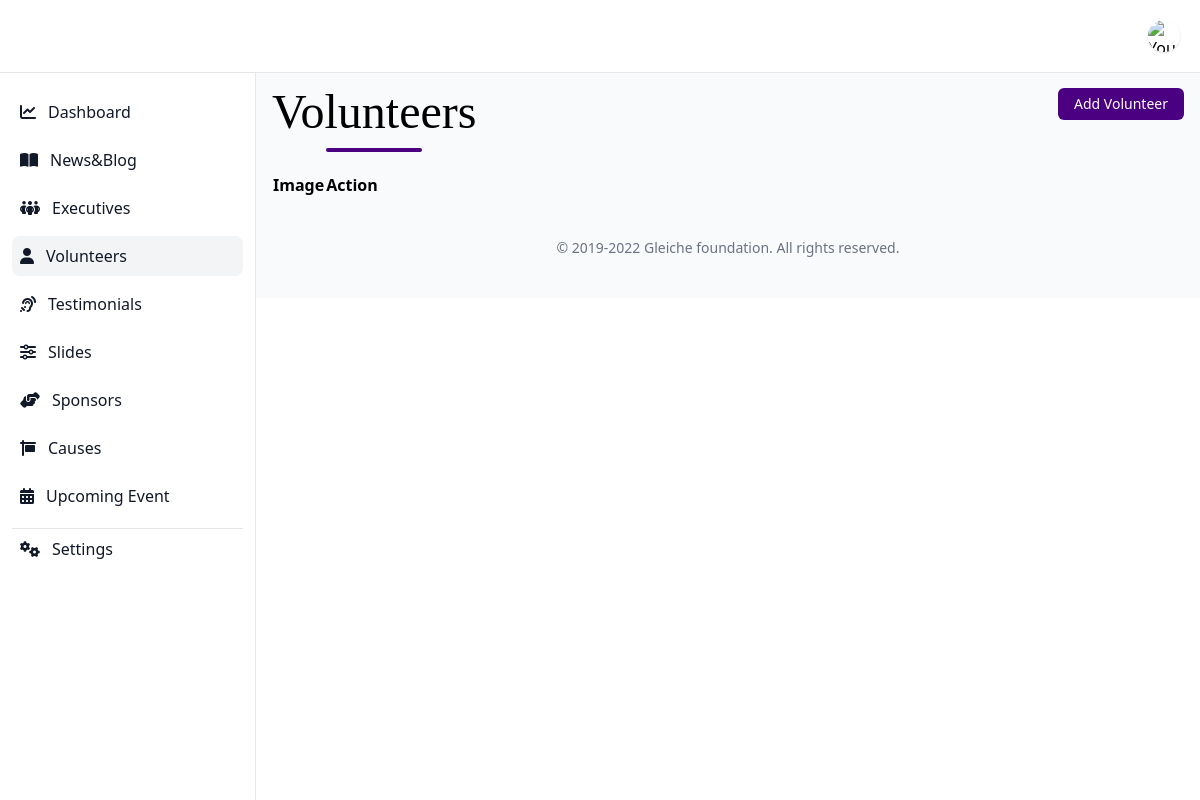
Page /system/volunteers/ on the earlier database version.
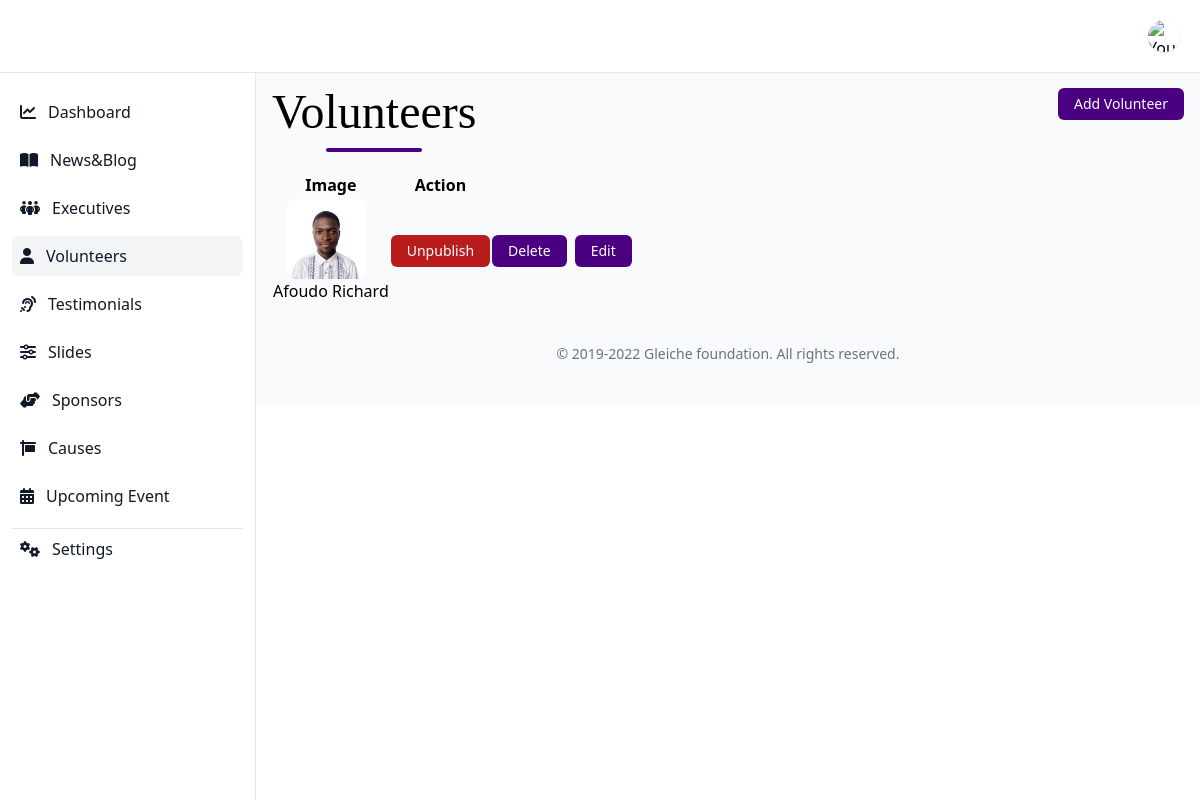
Same page on the later database version.
### backend/models.py (models this page shows, shortened)
class Volunteer(models.Model):
    image = models.ImageField(upload_to=volunteer_upload_to_dir, default=default_gleiche_logo, blank=True)
    firstname = models.CharField(max_length=200, null=False)
    lastname = models.CharField(max_length=200, null=False)
    publish = models.BooleanField(default=False)
    date_created = models.DateTimeField(auto_now_add=True)
    def fullName(self):
        return f"{self.firstname} {self.lastname}"

### backend/views.py (the view)
# urls.py: path('volunteers/', views.volunteers, name="system_volunteers"),
def volunteers(request):
    volunteers = Volunteer.objects.all()
    data = {
        'volunteers': volunteers
    }
    return render(request, 'backend/volunteers.html', data)

### backend/templates/backend/volunteers.html (shortened to what this page needs)
{% extends 'backend/main.html' %}
{% block main %}
<div class="flex justify-between">
    {% include 'backend/includes/page_header.html' with title='Volunteers' %}
    <div>
        {% url 'add_volunteer' as action_url %}
        {% include 'backend/components/link_button.html' with text="Add Volunteer" link=action_url %}
    </div>
</div>
<div class=" mt-5">
    <table class="table_id display">
        <thead>
            <tr>
                <th>Image</th>
                <th>Action</th>
                <th></th>
            </tr>
        </thead>
        <tbody>
            {% for item in volunteers %}
            <tr>
                <td>
                    <div class="flex flex-col items-center">
                        <div class="w-20 mr-2">
                                <img class="rounded-lg" src="/static/images{{item.image.url}}" alt="">
                        </div>
                        <span class="text-center">
                            {{item.fullName}}
                        </span>
                    </div>
                </td>
                <td>
                    {% if item.publish == 0 %}
                    <button
                        class="inline-block px-4 py-1.5 bg-blue-500 hover:bg-blue-200 hover:shadow-2xl transition-all rounded-md text-white text-sm change_publish_status"
                        data-id="{{item.id}}" data-publish="{{item.publish}}">Pubish
                    </button>
                    {% else %}
                    <button
                        class="inline-block px-4 py-1.5 bg-red-700 hover:bg-red-200 hover:shadow-2xl transition-all rounded-md text-white text-sm change_publish_status"
                        data-id="{{item.id}}" data-publish="{{item.publish}}">Unpublish
                    </button>
                    {% endif %}
                </td>
                <td>
                    <div class="flex">
                        <form action="{% url 'delete_volunteer' item.id %}" method="POST" class="mr-2" >
                            {% include 'backend/components/submit_button.html' with text="Delete" style="bg-red-700" %}
                        </form>
                        {% url 'update_volunteer' item.id as updated_action_url %}
                        {% include 'backend/components/link_button.html' with text="Edit" link=updated_action_url %}
                    </div>
                </td>
            </tr>
            {% endfor %}
        </tbody>
    </table>
</div>
{% endblock %}

### backend/templates/backend/components/link_button.html
<a href="{{link}}"
    class="inline-block px-4 py-1.5 bg-primary hover:bg-primary-200 hover:shadow-2xl transition-all rounded-md text-white text-sm {{style}}">
    {{text}}
</a>

### backend/templates/backend/components/submit_button.html
<button type="submit"
    class="inline-block px-4 py-1.5 bg-primary hover:bg-primary-200 hover:shadow-2xl transition-all rounded-md text-white text-sm {{style}}">
    {{text}}
</button>

Differences in the rows shown:
added Volunteer: image (picture), fullName "Afoudo Richard", text "Delete", text "Edit"
